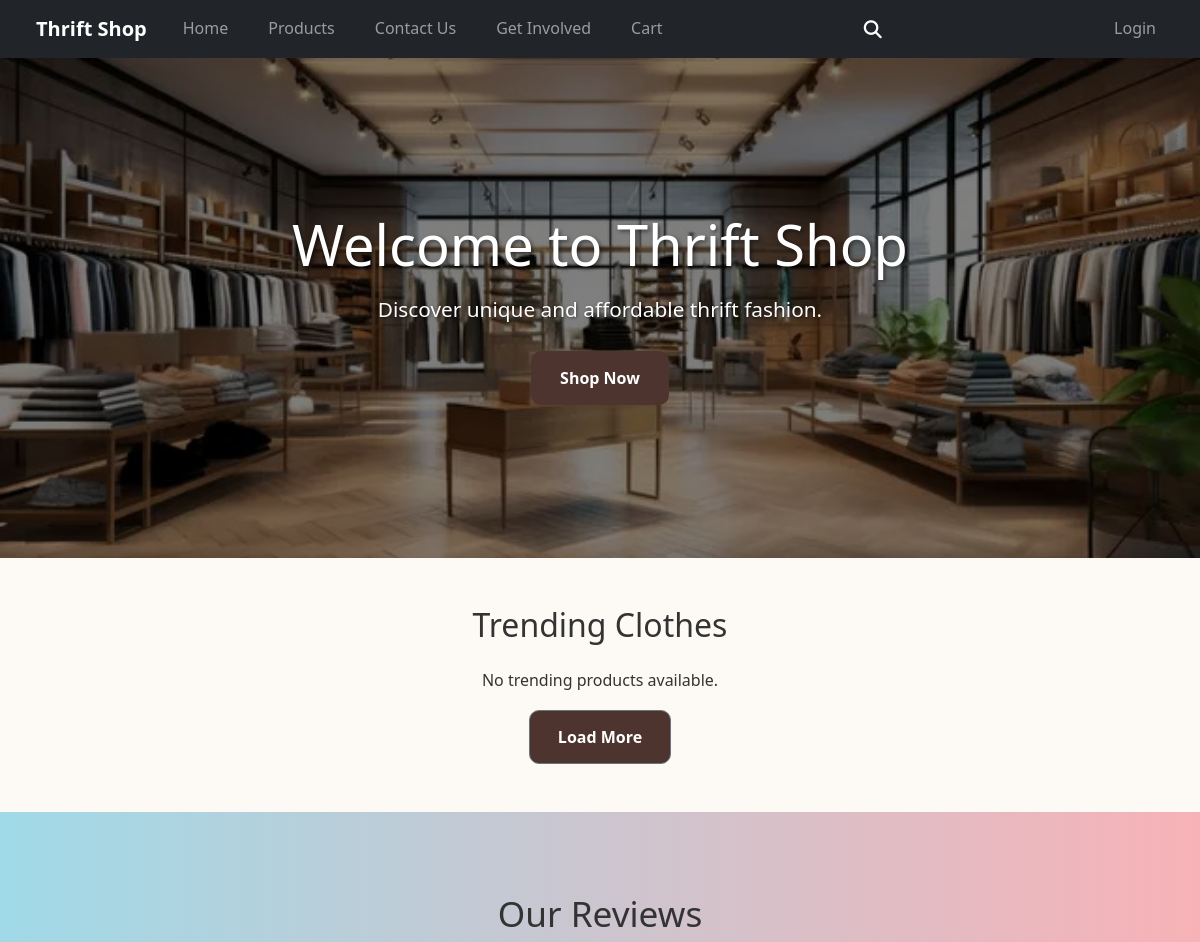
/ (upper part), run on an earlier commit of the app's database.
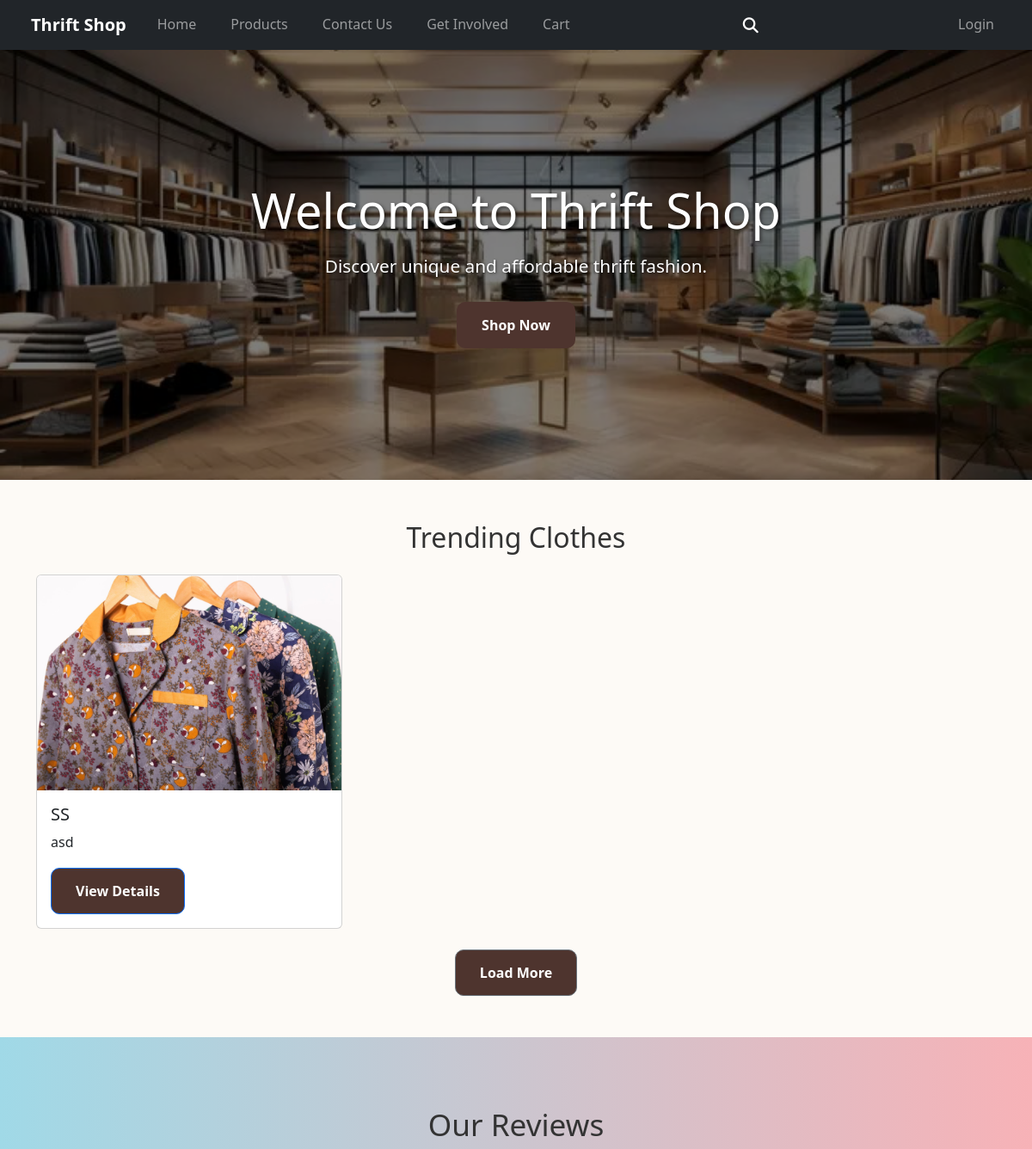
And on a later commit of the database.
### shop/models.py (models this page shows, shortened)
class TrendingClothes(models.Model):
    product = models.OneToOneField(Product, on_delete=models.CASCADE, related_name='trending', null=False, blank=False)
    image = models.ImageField(upload_to='trending_clothes/')
    description = models.TextField(blank=True, null=True)
    added_on = models.DateField(auto_now_add=True)

class Product(models.Model):
    CATEGORY_CHOICES = [
        ('Men', 'Men'),
        ('Women', 'Women'),
    ]
    name = models.CharField(max_length=200)
    description = models.TextField(default='No description available')
    price = models.DecimalField(max_digits=8, decimal_places=2)
    image = models.ImageField(upload_to='products/')
    category = models.CharField(max_length=10, choices=CATEGORY_CHOICES)
    sizes = models.ManyToManyField(Size, related_name='products', blank=True)

### shop/views.py (the view)
# urls.py: path('', views.home, name='home'),
def home(request):
    trending_clothes = TrendingClothes.objects.all()[:3]  # Limit to 3 items initially
    return render(request, 'shop/home.html', {'trending_clothes': trending_clothes})

### shop/templates/shop/home.html (shortened to what this page needs)
{% load static %}
<!DOCTYPE html>
<html lang="en">
<head>
    <link href="https://cdn.jsdelivr.net/npm/bootstrap@5.3.3/dist/css/bootstrap.min.css" rel="stylesheet">
    <link rel="stylesheet" href="https://cdnjs.cloudflare.com/ajax/libs/font-awesome/6.4.0/css/all.min.css">
</head>
<body>
    <nav class="navbar navbar-expand-lg navbar-dark bg-dark px-4">
        <a class="navbar-brand" href="{% url 'home' %}">Thrift Shop</a>
        <div class="collapse navbar-collapse" id="navbarSupportedContent">
            <ul class="navbar-nav me-auto mb-2 mb-lg-0">
                <li class="nav-item">
                    <a class="nav-link" href="{% url 'home' %}">Home</a>
                </li>
                <li class="nav-item">
                    <a class="nav-link" href="{% url 'products' %}">Products</a>
                </li>
                <li class="nav-item">
                    <a class="nav-link" href="{% url 'contact' %}">Contact Us</a>
                </li>
                <li class="nav-item">
                    <a class="nav-link" href="{% url 'get_involved' %}">Get Involved</a>
                </li>
                <li class="nav-item">
                    <a class="nav-link" href="{% url 'cart' %}">Cart</a>
                </li>
            </ul>
            <div class="search-container me-3">
                <div class="search-icon" id="search-toggle">
                    <i class="fas fa-search"></i>
                </div>
            </div>
            <ul class="navbar-nav ms-auto">
                {% if user.is_authenticated %}
                    <li class="nav-item">
                        <a class="nav-link" href="{% url 'logout' %}">Logout</a>
                    </li>
                {% else %}
                    <li class="nav-item">
                        <a class="nav-link" href="{% url 'login' %}">Login</a>
                    </li>
                {% endif %}
            </ul>
        </div>
    </nav>
    <section class="banner">
        <div class="banner-content">
            <h1>Welcome to Thrift Shop</h1>
            <p>Discover unique and affordable thrift fashion.</p>
            <a href="{% url 'products' %}" class="btn">Shop Now</a>
        </div>
    </section>
    <section class="container py-5">
        <h2 class="text-center mb-4">Trending Clothes</h2>
        <div class="row" id="product-list">
            {% for item in trending_clothes %}
                <div class="col-md-4 mb-4">
                    <div class="card h-100">
                        <img src="{{ item.image.url }}" alt="{{ item.product.name }}" class="card-img-top" style="height: 250px; object-fit: cover;">
                        <div class="card-body">
                            <h5 class="card-title">{{ item.product.name }}</h5>
                            <p class="card-text">{{ item.description|default:item.product.description|truncatewords:15 }}</p>
                            <a href="{% url 'product_detail' item.product.id %}" class="btn btn-primary">View Details</a>
                        </div>
                    </div>
                </div>
            {% empty %}
                <p class="col-12 text-center">No trending products available.</p>
            {% endfor %}
        </div>
        <div class="text-center">
            <button id="load-more" class="btn btn-secondary">Load More</button>
        </div>
    </section>
    <section class="reviews-section">
        <h2>Our Reviews</h2>
    </section>
</body>
</html>

What changed in the data, as far as the page shows it:
added TrendingClothes: image (picture), product.name "SS", description "asd"
Also different on the page:
text no longer shown: "No trending products available."
